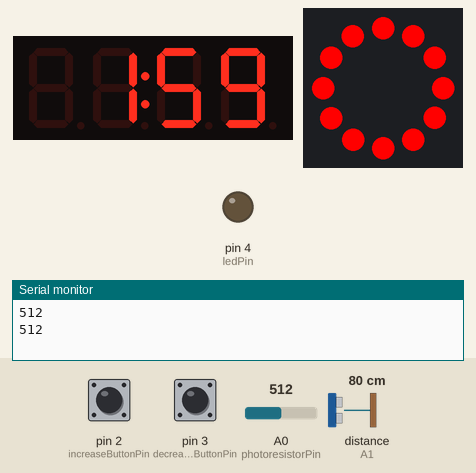
Recording of a sketch running on a simulated Arduino Uno, built with avr-gcc and run on an emulated ATmega328P. Shown: 4-digit seven-segment display, 12 RGB LEDs in a ring, first at the top, clockwise, output pins drawn as LEDs (lit = HIGH), the last lines printed to the serial monitor. Wiring (inferred from the names in the program): ultrasonic range finder: trigger A1; echo A1. The test bench sets the inputs (shaded band); at power-on: pin 3 (decreaseButtonPin) HIGH, pin 2 (increaseButtonPin) HIGH, A0 (photoresistorPin) = 512, distance to the obstacle (sensor on A1) 80 cm. The echo pulse lasts 58.3 µs per cm.

Above: at 2.2 s.
2.3 s: pin 3 (decreaseButtonPin) pulled LOW for 1 s
At 5.1 s:
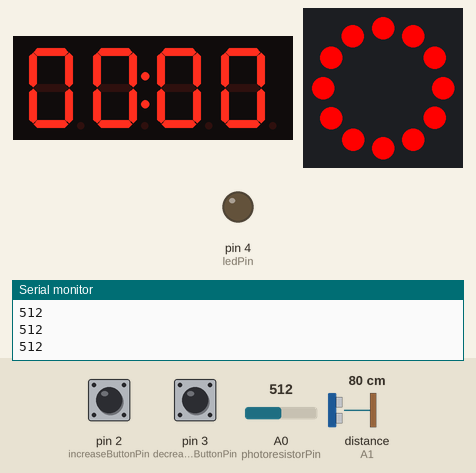
5.5 s: pin 2 (increaseButtonPin) pulled LOW for 0.6 s
At 6.9 s:
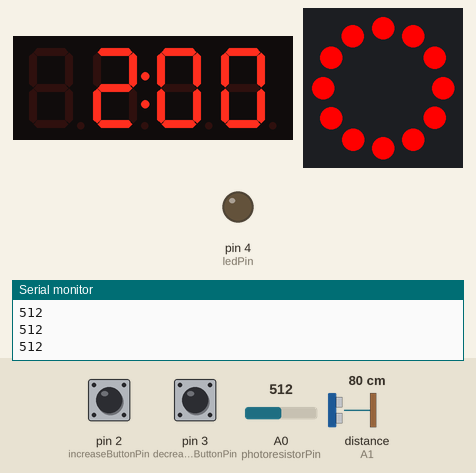
10.2 s: pin 2 (increaseButtonPin) pulled LOW for 1 s
At 12.3 s:
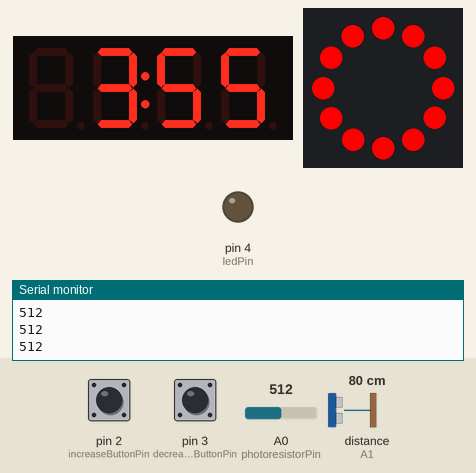
14.0 s: pin 3 (decreaseButtonPin) pulled LOW for 0.6 s
At 16.0 s:
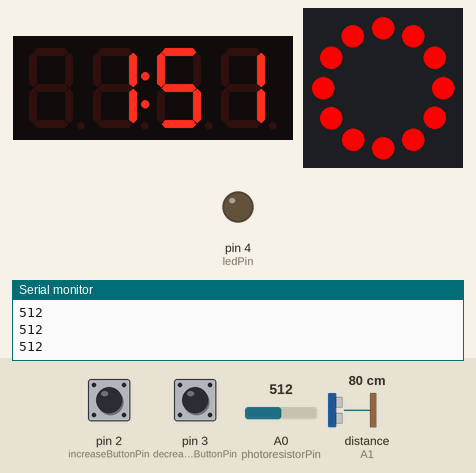
Timing chart, 0 to 17.5 s (numbered marks = the images above; inputs shaded):
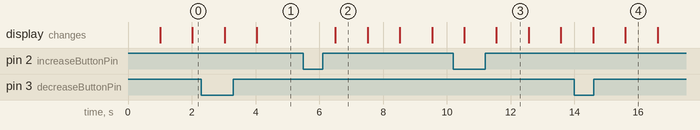

The sketch:

proj.ino
```cpp
/************************************/
/*              GRUPO X             */
/************************************/

// Membros:
// Inês Amaro - A101668
// Nome - Numero
// Nome - Numero
// Nome - Numero
// Nome - Numero


/************************************/
/*             INCLUDES             */
/************************************/
#include <Wire.h>
#include <Adafruit_GFX.h>
#include <Adafruit_LEDBackpack.h>
#include <Adafruit_NeoPixel.h>

/************************************/
/*             DEFINES              */
/************************************/

Adafruit_7segment matrix = Adafruit_7segment();
const int increaseButtonPin = 2;        // Pin for the increase button
const int decreaseButtonPin = 3;        // Pin for the decrease button
const int photoresistorPin = A0;        // Pin for the photoresistor
const int ledPin = 4;                   // Pin for the LED
const int ultrasonicSensorPin = A1;     // Pin for the ultrasonic sensor
const int neoPixelPin = 6;              // Pin for the NEO pixel ring
const int neoPixelCount = 12;           // Number of pixels in the ring

bool increaseButtonState = HIGH;        // State of the increase button
bool decreaseButtonState = HIGH;        // State of the decrease button
bool increaseButtonPressed = false;     // Flag to track increase button press
bool decreaseButtonPressed = false;     // Flag to track decrease button press

Adafruit_NeoPixel neoPixelRing = Adafruit_NeoPixel(neoPixelCount, neoPixelPin, NEO_GRB + NEO_KHZ800);


/************************************/
/*             VARIABLES            */
/************************************/


/************************************/
/*              TRIGGERS            */
/************************************/


/************************************/
/*              ACTIONS             */
/************************************/

int measureDistance() {
  // Send a pulse to the ultrasonic sensor
  pinMode(ultrasonicSensorPin, OUTPUT);
  digitalWrite(ultrasonicSensorPin, LOW);
  delayMicroseconds(2);
  digitalWrite(ultrasonicSensorPin, HIGH);
  delayMicroseconds(10);
  digitalWrite(ultrasonicSensorPin, LOW);

  // Measure the time for the pulse to return
  pinMode(ultrasonicSensorPin, INPUT);
  unsigned long duration = pulseIn(ultrasonicSensorPin, HIGH);

  // Calculate the distance based on the speed of sound
  float distance = duration * 0.034 / 2;  // Divide by 2 because the sound travels forth and back

  return distance;
}


/************************************/
/*               OTHER              */
/************************************/


/*************  SETUP  *************/

void setup() {
  matrix.begin(0x70);                    // Initialize HT16K33 display
  matrix.setBrightness(15);              // Set brightness (0-15)
  matrix.print("0000");                   // Set initial countdown value
  matrix.writeDisplay();

  pinMode(increaseButtonPin, INPUT_PULLUP);      // Set increase button pin as input with internal pull-up resistor
  pinMode(decreaseButtonPin, INPUT_PULLUP);      // Set decrease button pin as input with internal pull-up resistor
  pinMode(photoresistorPin, INPUT);               // Set photoresistor pin as input
  pinMode(ledPin, OUTPUT);                        // Set LED pin as output
  neoPixelRing.begin();                           // Initialize NEO pixel ring
  neoPixelRing.clear();                           // Clear any existing pixel colors
  neoPixelRing.show();                            // Update the ring

  Serial.begin(9600);
  delay(1000);                              // Wait for display to initialize
}


/*************  LOOP  *************/


void loop() {
  int countdown = 120;                      // Set the initial countdown value (in seconds)
  bool countdownFrozen = false;             // Flag to indicate if the countdown is frozen

  while (!countdownFrozen) {
    int minutes = countdown / 60;            // Calculate the minutes
    int seconds = countdown % 60;            // Calculate the seconds

    // Check if the countdown reached 0 or decreased time is higher than current display time
    if (countdown == 0 || (decreaseButtonPressed && countdown <= 120)) {
      minutes = 0;
      seconds = 0;
      countdownFrozen = true;                // Freeze the countdown
    }

    // Display the countdown on the 7-segment display
    matrix.print(minutes * 100 + seconds);
    matrix.drawColon(true);
    matrix.writeDisplay();

    // Check if the increase button state changed (button pressed)
    if (digitalRead(increaseButtonPin) == LOW && increaseButtonState == HIGH) {
      increaseButtonPressed = true;
    }
    increaseButtonState = digitalRead(increaseButtonPin);

    // Check if the decrease button state changed (button pressed)
    if (digitalRead(decreaseButtonPin) == LOW && decreaseButtonState == HIGH) {
      decreaseButtonPressed = true;
    }
    decreaseButtonState = digitalRead(decreaseButtonPin);

    // Handle button presses
    if (increaseButtonPressed) {
      countdown += 120;                    // Increase countdown by 2 minutes
      increaseButtonPressed = false;       // Reset the button flag
    }
    if (decreaseButtonPressed) {
      // Check if the decreased time is higher than the current countdown time
      if (countdown > 120) {
        countdown -= 120;                   // Decrease countdown by 2 minutes
      } else {
        countdown = 0;                       // Set countdown to zero
        minutes = 0;
        seconds = 0;
        countdownFrozen = true;              // Freeze the countdown
      }
      decreaseButtonPressed = false;         // Reset the button flag
    }

    Serial.println(analogRead(photoresistorPin));
    if (analogRead(photoresistorPin) > 900) { //adjust value to the reality
      neoPixelRing.clear();           // Turn on the LED
    } else {
      for (int i = 0; i < neoPixelCount; i++) {
        neoPixelRing.setPixelColor(i, 255, 0, 0);  // Set pixel color to red
      }
      neoPixelRing.show(); // Turn off the LED
    }

    // Read ultrasonic sensor value
    int distance = measureDistance();

    // Check if there is movement detected (adjust the threshold value according to your sensor)
    if (distance < 100) {
      // Light up the NEO pixel ring
      for (int i = 0; i < neoPixelCount; i++) {
        neoPixelRing.setPixelColor(i, 255, 0, 0);  // Set pixel color to red
      }
    } else {
      //neoPixelRing.clear();                         // Clear the pixel colors
    }
    neoPixelRing.show();                             // Update the ring

    delay(1000);                              // Delay for 1 second
    countdown--;                              // Decrease the countdown by 1 second
  }

  // Freeze the display at "00:00"
  while (true) {
    matrix.print("0000");
    matrix.drawColon(true);
    matrix.writeDisplay();

    // Check if the increase button is pressed to start a new countdown
    if (digitalRead(increaseButtonPin) == LOW) {
      countdown = -120;                      // Set the countdown value to 2 minutes
      countdownFrozen = false;               // Unfreeze the countdown
      delay(1000);
      break;                                 // Exit the freeze loop and start a new countdown
    }
  }
}
```

Measured:
- after the input at 5.5 s, the display: changes after 1.0 s (image 2)
- what the display in image 2 shows lasts 1.0 s, from 6.5 s to 7.5 s
